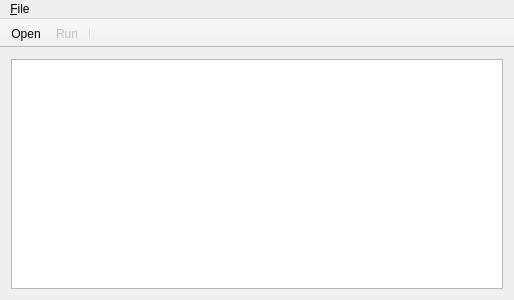
<?xml version="1.0" encoding="UTF-8"?>
<ui version="4.0">
 <class>MainWindow</class>
 <widget class="QMainWindow" name="MainWindow">
  <property name="geometry">
   <rect>
    <x>0</x>
    <y>0</y>
    <width>514</width>
    <height>300</height>
   </rect>
  </property>
  <property name="windowTitle">
   <string>namreplace</string>
  </property>
  <widget class="QWidget" name="centralWidget">
   <layout class="QGridLayout" name="gridLayout">
    <item row="0" column="0">
     <widget class="QTextEdit" name="textEdit">
      <property name="enabled">
       <bool>true</bool>
      </property>
      <property name="focusPolicy">
       <enum>Qt::NoFocus</enum>
      </property>
      <property name="readOnly">
       <bool>true</bool>
      </property>
      <property name="textInteractionFlags">
       <set>Qt::NoTextInteraction</set>
      </property>
     </widget>
    </item>
   </layout>
  </widget>
  <widget class="QMenuBar" name="menuBar">
   <property name="geometry">
    <rect>
     <x>0</x>
     <y>0</y>
     <width>514</width>
     <height>22</height>
    </rect>
   </property>
   <widget class="QMenu" name="menu_File">
    <property name="title">
     <string>&amp;File</string>
    </property>
    <addaction name="actionOpen"/>
    <addaction name="actionRun"/>
    <addaction name="separator"/>
    <addaction name="actionQuit"/>
   </widget>
   <addaction name="menu_File"/>
  </widget>
  <widget class="QToolBar" name="mainToolBar">
   <property name="movable">
    <bool>false</bool>
   </property>
   <property name="iconSize">
    <size>
     <width>24</width>
     <height>24</height>
    </size>
   </property>
   <property name="floatable">
    <bool>false</bool>
   </property>
   <attribute name="toolBarArea">
    <enum>TopToolBarArea</enum>
   </attribute>
   <attribute name="toolBarBreak">
    <bool>false</bool>
   </attribute>
   <addaction name="actionOpen"/>
   <addaction name="actionRun"/>
   <addaction name="separator"/>
  </widget>
  <action name="actionQuit">
   <property name="icon">
    <iconset resource="namereplace.qrc">
     <normaloff>:/images/standardbutton-close-32.png</normaloff>:/images/standardbutton-close-32.png</iconset>
   </property>
   <property name="text">
    <string>&amp;Quit</string>
   </property>
   <property name="shortcut">
    <string>Ctrl+Q</string>
   </property>
  </action>
  <action name="actionOpen">
   <property name="icon">
    <iconset resource="namereplace.qrc">
     <normaloff>:/images/diropen-32.png</normaloff>:/images/diropen-32.png</iconset>
   </property>
   <property name="text">
    <string>&amp;Open</string>
   </property>
   <property name="toolTip">
    <string>Open directory</string>
   </property>
   <property name="shortcut">
    <string>Ctrl+O</string>
   </property>
  </action>
  <action name="actionRun">
   <property name="enabled">
    <bool>false</bool>
   </property>
   <property name="icon">
    <iconset resource="namereplace.qrc">
     <normaloff>:/images/run.png</normaloff>:/images/run.png</iconset>
   </property>
   <property name="text">
    <string>&amp;Run</string>
   </property>
   <property name="toolTip">
    <string>Rename files and directories</string>
   </property>
   <property name="shortcut">
    <string>Ctrl+R</string>
   </property>
  </action>
 </widget>
 <layoutdefault spacing="6" margin="11"/>
 <resources>
  <include location="namereplace.qrc"/>
 </resources>
 <connections>
  <connection>
   <sender>actionQuit</sender>
   <signal>triggered()</signal>
   <receiver>MainWindow</receiver>
   <slot>close()</slot>
   <hints>
    <hint type="sourcelabel">
     <x>-1</x>
     <y>-1</y>
    </hint>
    <hint type="destinationlabel">
     <x>199</x>
     <y>149</y>
    </hint>
   </hints>
  </connection>
 </connections>
</ui>
